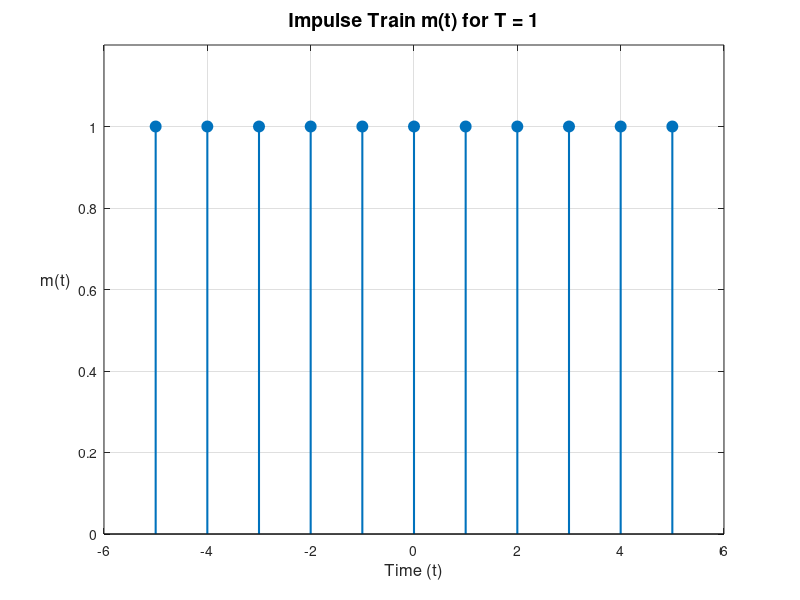

Here is the MATLAB script that generated this plot: (Note: this script raises an error after producing the figure.)
clc;
clear all;
close all;

% Part a
T = 1;              % Period
k = -5:5;           % Integer variables
impulse = k * T;    % t = kT

amp = ones(size(impulse));

% Create a new figure and plot using stem
figure;
stem(impulse, amp, 'filled', 'LineWidth', 1.5, 'MarkerSize', 8);

% --- Formatting for a clean look ---
title('Impulse Train m(t) for T = 1', 'FontSize', 14);
xlabel('Time (t)', 'FontSize', 12);
ylabel('m(t)', 'FontSize', 12, 'Rotation', 0, 'HorizontalAlignment', 'right');
grid on;
ylim([0 1.2]);
xlim([min(k)-1 max(k)+1]);

% Move axes to the origin
ax = gca; % Get current axes
ax.XAxisLocation = 'origin';
ax.YAxisLocation = 'origin';
box off;